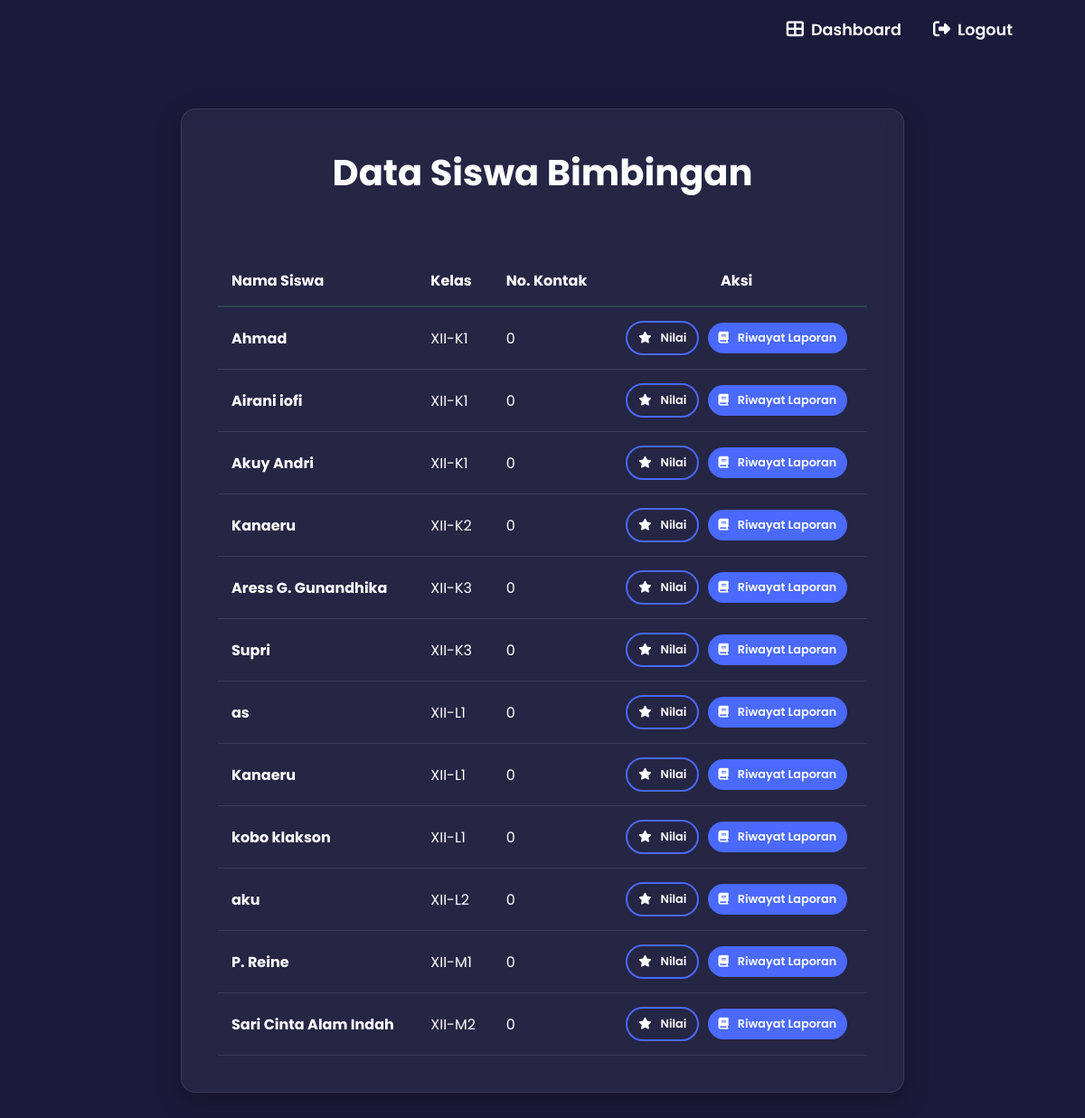
/data-siswa-pembimbing.php (signed in), run on the app's committed database.
### tables this page shows
CREATE TABLE `siswa` (
  `id_siswa` int(25) NOT NULL,
  `nama_siswa` varchar(21) NOT NULL,
  `nis` int(21) DEFAULT NULL,
  `agama` varchar(21) NOT NULL,
  `ttl` date NOT NULL,
  `jenis_kelamin` enum('laki-laki','perempuan') NOT NULL,
  `g_darah` varchar(21) NOT NULL,
  `catatan_kesehatan` varchar(21) NOT NULL,
  `no_kontak` int(21) NOT NULL,
  `Alamat` varchar(21) NOT NULL,
  `kelas` int(20) NOT NULL,
  `id_users` int(11) NOT NULL,
  `id_kelas` int(21) NOT NULL
);

CREATE TABLE `kelas` (
  `id_kelas` int(21) NOT NULL,
  `kelas` varchar(21) NOT NULL,
  `jurusan` varchar(21) NOT NULL
);

### data-siswa-pembimbing.php (the view, shortened to what this page needs)
<?php
include 'config.php';
$query = mysqli_query($conn, "
    SELECT s.*, k.kelas as nama_kelas
    FROM siswa s
    LEFT JOIN kelas k ON s.id_kelas = k.id_kelas
    ORDER BY k.kelas ASC, s.nama_siswa ASC
");
?>
<!DOCTYPE html>
<html lang="id">
<head>
    <link rel="stylesheet" href="style.css">
    <link rel="stylesheet" href="https://cdnjs.cloudflare.com/ajax/libs/font-awesome/6.5.2/css/all.min.css">
</head>
<body>
<header>
  <nav>
    <ul class="nav-links">
        <li><a href="dashboard pembimbing.php"><i class="fa fa-th-large"></i> Dashboard</a></li>
        <li><a href="login.php"><i class="fas fa-sign-out-alt"></i> Logout</a></li>
     </ul>
  </nav>
</header>
<main class="dashboard-style">
    <div class="dashboard-container animate-fade-up">
        <h1>Data Siswa Bimbingan</h1>
        <div style="margin-top: 30px; overflow-x: auto;">
            <table style="width: 100%; border-collapse: collapse; min-width: 600px;">
                <thead>
                    <tr style="border-bottom: 2px solid #334155; text-align: left;">
                        <th style="padding: 15px;">Nama Siswa</th>
                        <th style="padding: 15px;">Kelas</th>
                        <th style="padding: 15px;">No. Kontak</th>
                        <th style="padding: 15px; text-align: center;">Aksi</th>
                    </tr>
                </thead>
                <tbody>
                    <?php while($row = mysqli_fetch_assoc($query)) { ?>
                    <tr style="border-bottom: 1px solid rgba(255,255,255,0.1);">
                        <td style="padding: 15px; font-weight: bold;"><?php echo $row['nama_siswa']; ?></td>
                        <td style="padding: 15px;"><?php echo $row['nama_kelas']; ?></td>
                        <td style="padding: 15px;"><?php echo $row['no_kontak']; ?></td>
                        <td style="padding: 15px; text-align: center;">
                            <a href="input-nilai.php?id=<?php echo $row['id_siswa']; ?>"
                               class="btn-dashboard secondary"
                               style="padding: 8px 12px; font-size: 0.8rem; margin-right: 5px;">
                               <i class="fas fa-star"></i> Nilai
                            </a>
                            <a href="laporan-siswa.php?id=<?php echo $row['id_siswa']; ?>"
                               class="btn-dashboard"
                               style="padding: 8px 12px; font-size: 0.8rem;">
                               <i class="fas fa-book"></i> Riwayat Laporan
                            </a>
                        </td>
                    </tr>
                    <?php } ?>
                </tbody>
            </table>
        </div>
    </div>
</main>
</body>
</html>

### style.css (style rules this page uses)
* { margin: 0; padding: 0; box-sizing: border-box; }
body { font-family: 'Poppins', sans-serif; background-color: #1a1a3a; color: #ffffff; overflow-x: hidden; }
header { position: absolute; top: 0; left: 0; width: 100%; padding: 20px 80px; z-index: 100; }
nav { display: flex; justify-content: space-between; align-items: center; }
.nav-links { display: flex; list-style: none; gap: 30px; }
.nav-links a { text-decoration: none; color: #ffffff; font-weight: 600; transition: color 0.3s ease; }
nav { display: flex; justify-content: space-between; align-items: center; animation: fadeSlideDown 0.8s ease forwards; }
.dashboard-style { padding-top: 40px; display: flex; justify-content: center; align-items: start; }
.dashboard-style { min-height: 100vh; padding: 120px 20px 40px 20px; display: flex; justify-content: center; align-items: center; }
.dashboard-container { width: 100%; max-width: 800px; margin: 0 auto 0 auto; display: flex; flex-direction: column; justify-content: flex-start; align-items: stretch; padding: 40px; background-color: rgba(255, 255, 255, 0.05); border: 1px solid rgba(255, 255, 255, 0.1); border-radius: 16px; box-shadow: 0 10px 30px rgba(0, 0, 0, 0.2); backdrop-filter: blur(10px); animation: fadeIn 1s ease-out; }
.nav-links { display: flex; list-style: none; gap: 35px; }
.nav-links a { text-decoration: none; color: #ffffff; font-weight: 600; transition: color 0.3s ease; display: flex; align-items: center; gap: 8px; font-size: 1.1rem; }
.nav-links i { font-size: 1.2rem; }
.dashboard-container { width: 100%; max-width: 800px; padding: 40px; background-color: rgba(255, 255, 255, 0.05); border-radius: 16px; }
.animate-fade-up { opacity: 0; animation: fadeIn 1s ease-out forwards; }
.dashboard-container h1 { text-align: center; margin-bottom: 2rem; font-size: 2.5rem; }
.btn-dashboard { padding: 15px 30px; text-decoration: none; color: #ffffff; background-color: #4a69ff; border-radius: 50px; font-weight: 600; transition: all 0.3s ease; display: inline-flex; align-items: center; gap: 10px; }
.btn-dashboard.secondary { background-color: transparent; border: 2px solid #4a69ff; }

### data on the page
siswa: nama_siswa "Ahmad", id_kelas.kelas "XII-K1", no_kontak "0"
siswa: nama_siswa "Airani iofi", id_kelas.kelas "XII-K1", no_kontak "0"
siswa: nama_siswa "Akuy Andri", id_kelas.kelas "XII-K1", no_kontak "0"
siswa: nama_siswa "Kanaeru", id_kelas.kelas "XII-K2", no_kontak "0"
siswa: nama_siswa "Aress G. Gunandhika", id_kelas.kelas "XII-K3", no_kontak "0"
siswa: nama_siswa "Supri", id_kelas.kelas "XII-K3", no_kontak "0"
siswa: nama_siswa "as", id_kelas.kelas "XII-L1", no_kontak "0"
siswa: nama_siswa "Kanaeru", id_kelas.kelas "XII-L1", no_kontak "0"
siswa: nama_siswa "kobo klakson", id_kelas.kelas "XII-L1", no_kontak "0"
siswa: nama_siswa "aku", id_kelas.kelas "XII-L2", no_kontak "0"
siswa: nama_siswa "P. Reine", id_kelas.kelas "XII-M1", no_kontak "0"
siswa: nama_siswa "Sari Cinta Alam Indah", id_kelas.kelas "XII-M2", no_kontak "0"
